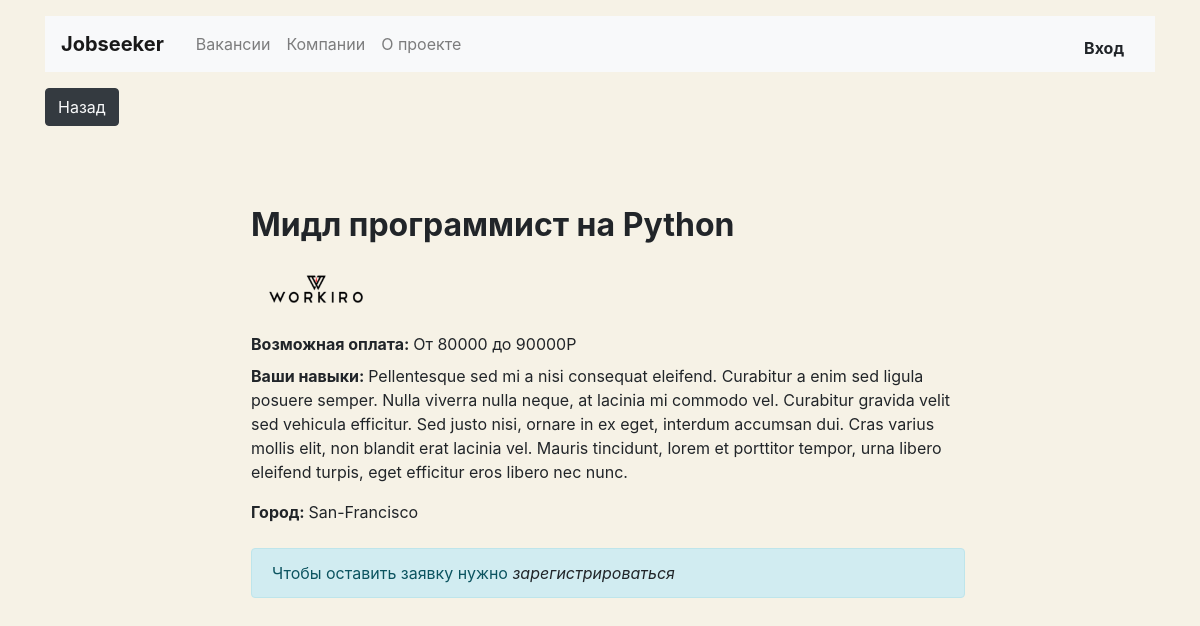
/vacancy/4, run on an earlier commit of the app's database.
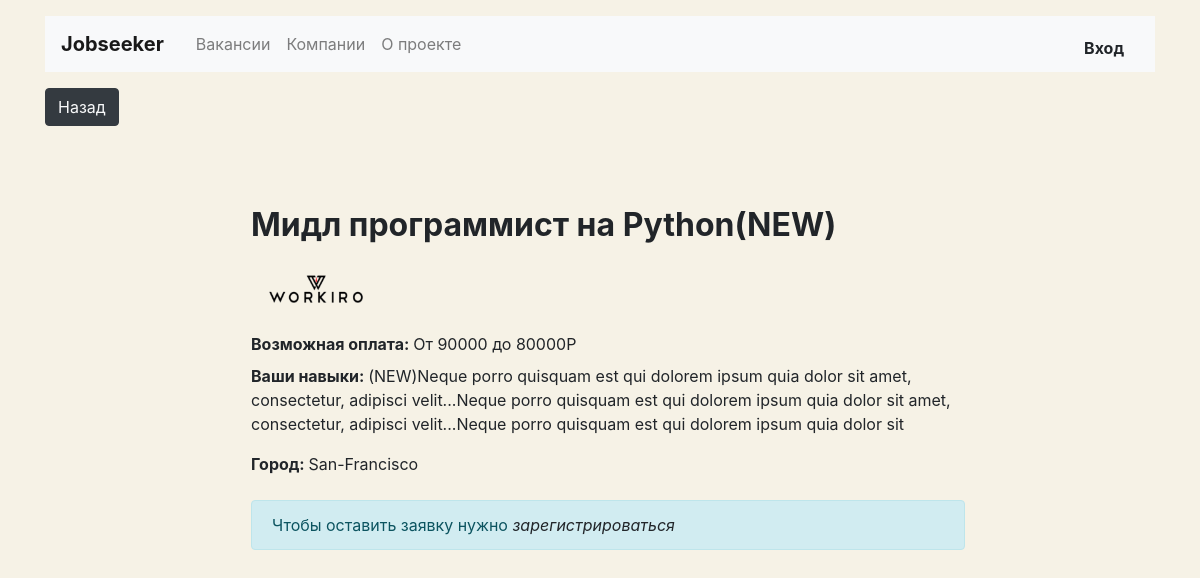
And on a later commit of the database.
### jobs/models.py (models this page shows, shortened)
class Vacancy(models.Model):
    id = models.IntegerField(primary_key=True)
    title = models.CharField(max_length=50)
    specialty = models.ForeignKey(Speciality, on_delete=models.CASCADE, related_name="vacancies")
    company = models.ForeignKey(Company, on_delete=models.CASCADE, related_name="vacancies")
    skills = models.TextField()
    salary_min = models.IntegerField()
    salary_max = models.IntegerField()
    description = models.TextField()
    published_at = models.DateField(default=datetime.date.today)

class Company(models.Model):
    id = models.IntegerField(primary_key=True)
    name = models.CharField(max_length=50)
    location = models.CharField(max_length=50)
    logo = models.ImageField(upload_to='MEDIA_COMPANY_IMAGE_DIR', default='static/jobs/placeholder.png')
    description = models.TextField()
    employee_count = models.IntegerField()
    user = models.OneToOneField(User, on_delete=models.CASCADE, related_name='company')

### jobs/views.py (the view, shortened to what this page needs)
# urls.py: path('vacancy/<int:id>', VacancyView.as_view(), name="vacancy"),
class VacancyView(View):
    def get(self, request, id):
        if request.user.is_authenticated:
            initial_data = {'name': "{} {}".format(request.user.first_name, request.user.last_name)}
        else:
            initial_data = {'name': " "}
        form = ApplicationForm(request.POST or None, initial=initial_data)
        return render(request, "jobs/vacancy.html", context={"vacancy": Vacancy.objects.filter(id=id).first(),
                                                             'form': form})

### jobs/templates/jobs/vacancy.html (shortened to what this page needs)
{% extends "base.html" %}
{% load static %}
{% block container %}
    <div class="row mt-5">
      <div class="col-12 col-lg-2">
      </div>
      <div class="col-12 col-lg-8">
        <section class="pl-3">
          <h1 class="h2 mt-4 font-weight-bold" >{{vacancy.title}}</h1>
          <a href="#"><img src="{{ vacancy.company.logo.url}}" width="130" height="80" alt=""></a>
          <div class="d-flex align-items-baseline align-content-baseline">
            <p class="m-0"><strong>Возможная оплата: </strong>От {{vacancy.salary_min}} до {{vacancy.salary_max}}P</p>
          </div>
          <p class="mt-2"><strong>Ваши навыки: </strong>{{vacancy.skills}}</p>
          <p class=" mb-4"> <strong>Город: </strong>{{vacancy.company.location}}</p>
          {% if  user.is_authenticated %}
          <form action="" method="post" class="card mt-4 mb-3"> {% csrf_token %}
            <div class="card-body mx-3">
              <p class="h5 mt-3 font-weight-normal">Отозваться на вакансию</p>
              <div class="form-group">
                <label class="mb-1 mt-2" for="userName">Вас зовут<strong class="text-danger">*</strong></label>
              {{form.name}}
              {{form.name.errors}}
              </div>
              <div class="form-group">
                <label class="mb-1" for="userPhone">Ваш телефон<strong class="text-danger">*</strong></label>
                {{form.phone}}
                <strong class="text-danger">{{form.phone.errors}}</strong>
              </div>
              <div class="form-group">
                <label class="mb-1" for="userMsg" >Сопроводительное письмо<strong class="text-danger">*</strong></label>
                {{form.message}}
                {{form.message.errors}}
              </div>
              <input type="submit" class="btn btn-info mt-4 mb-2" value="Записаться на пробный урок">
            </div>
          </form>
          {% else %}
          <p class="alert alert-info" role="alert">Чтобы оставить заявку нужно <a class="font-italic text-body" href="{%url 'signup'%}">зарегистрироваться</a></p>
          {% endif %}
        </section>
      </div>
    </div>
  </main>
 {% endblock %}

What changed in the data, as far as the page shows it:
changed Vacancy "San-Francisco": title "Мидл программист на Python" → "Мидл программист на Python(NEW)"; salary_min "80000" → "90000"; salary_max "90000" → "80000"; skills "Pellentesque sed mi a nisi consequat eleifend. Curabitur a enim sed ligula posuere semper. Nulla viverra nulla neque, at lacinia mi commodo vel. Curabitur gravida velit sed vehicula efficitur. Sed justo nisi, ornare in ex eget, interdum accumsan dui. Cras varius mollis elit, non blandit erat lacinia vel. Mauris tincidunt, lorem et porttitor tempor, urna libero eleifend turpis, eget efficitur eros libero nec nunc." → "(NEW)Neque porro quisquam est qui dolorem ipsum quia dolor sit amet, consectetur, adipisci velit...Neque porro quisquam est qui dolorem ipsum quia dolor sit amet, consectetur, adipisci velit...Neque porro quisquam est qui dolorem ipsum quia dolor sit"
